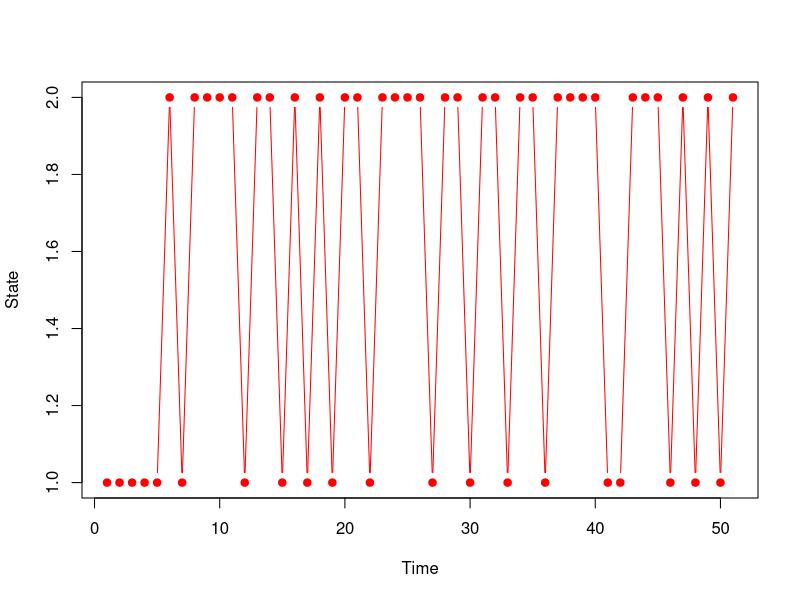
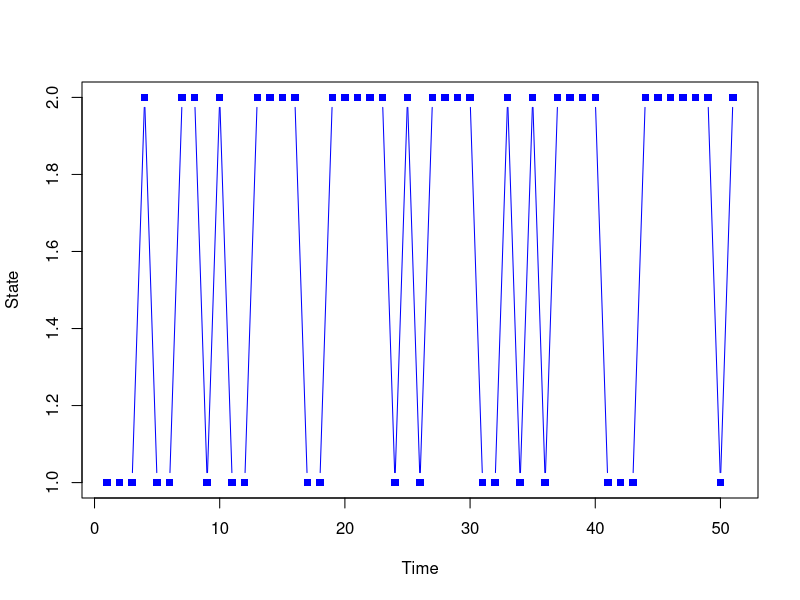
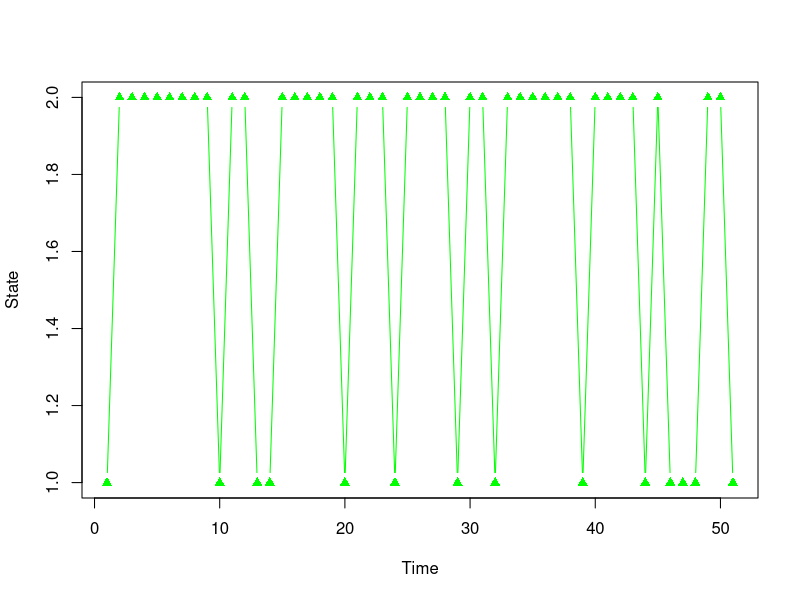
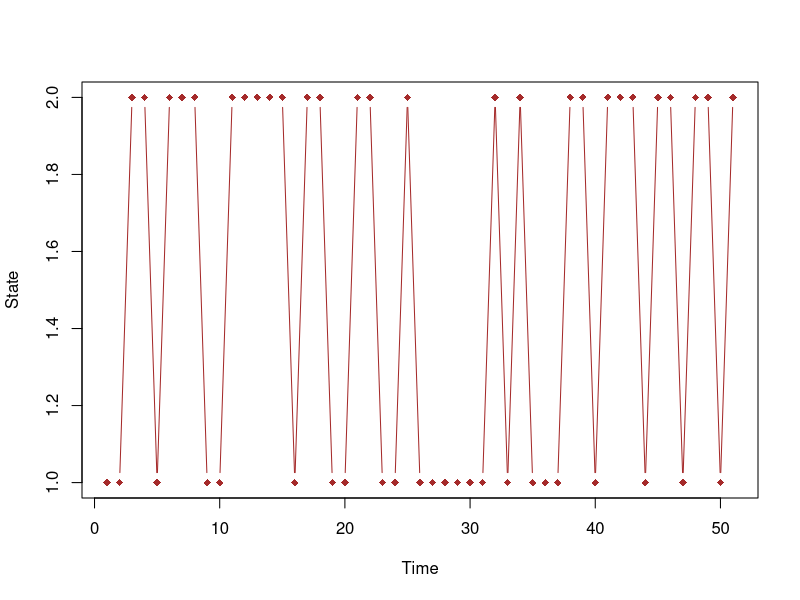
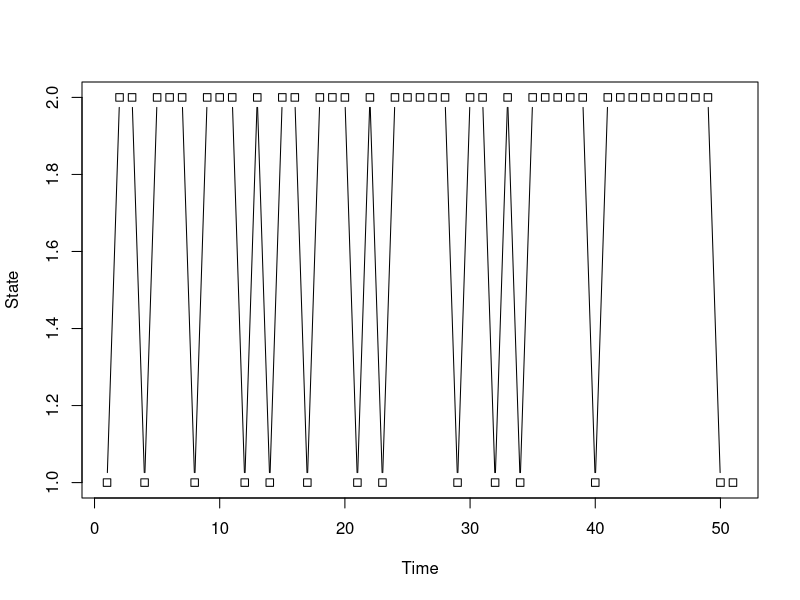

These charts were generated, in order, by the following R code:
rm(list=ls())
set.seed(12345)

#part a
mc<-function(){
  path<-c(1)
  pos<-1
  for(i in 1:50){
    if(pos==1){
      x1=rbinom(1, 1, 0.7)
      if(x1==1){
        path<-c(path, 2)
        pos<-2
      
      }else{
        path<-c(path, 1)
        pos<-1
        
      }
    }else{
      x2=rbinom(1, 1, 0.5)
      if(x2==1){
        path<-c(path, 2)
        pos<-2
        
      }else{
        path<-c(path, 1)
        pos<-1
        
      }
    }
  }
  return(path)
}

p1<-mc()
plot(p1, col="red", pch=19, type="b", xlab="Time",ylab="State")
p2<-mc()
plot(p2, col="blue", pch=15, type="b", xlab="Time",ylab="State")
p3<-mc()
plot(p3, col="green", pch=17, type="b", xlab="Time",ylab="State")
p4<-mc()
plot(p4, col="brown", pch=18, type="b", xlab="Time",ylab="State")
p5<-mc()
plot(p5, col="black", pch=0, type="b", xlab="Time",ylab="State")

#part b
pmat<-matrix(c(0.3, 0.5, 0.7, 0.5), nrow = 2, ncol = 2)
p10<-matrix(c(0.3, 0.5, 0.7, 0.5), nrow = 2, ncol = 2)
p20<-matrix(c(0.3, 0.5, 0.7, 0.5), nrow = 2, ncol = 2)
p50<-matrix(c(0.3, 0.5, 0.7, 0.5), nrow = 2, ncol = 2)
print(pmat)

for(i in 1:10){
  p10<-pmat%*%p10
}

for(i in 1:20){
  p20<-pmat%*%p20
}

for(i in 1:50){
  p50<-pmat%*%p50
}

print(p10)
print(p20)
print(p50)


